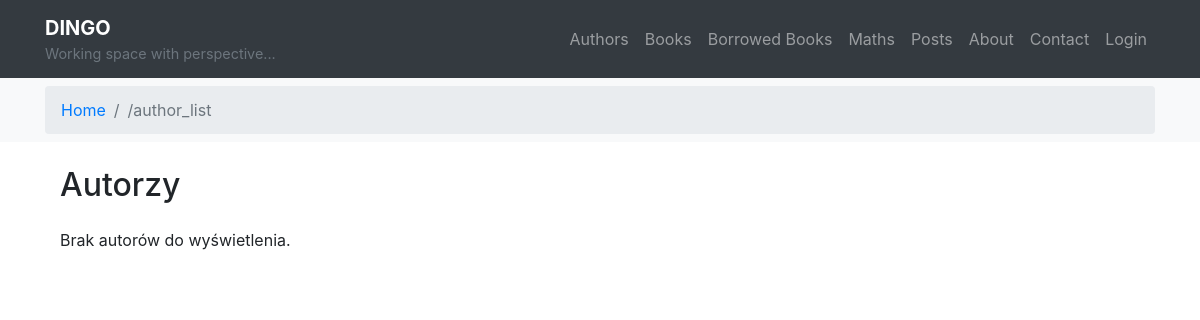
/books/authors/, run on an earlier commit of the app's database.
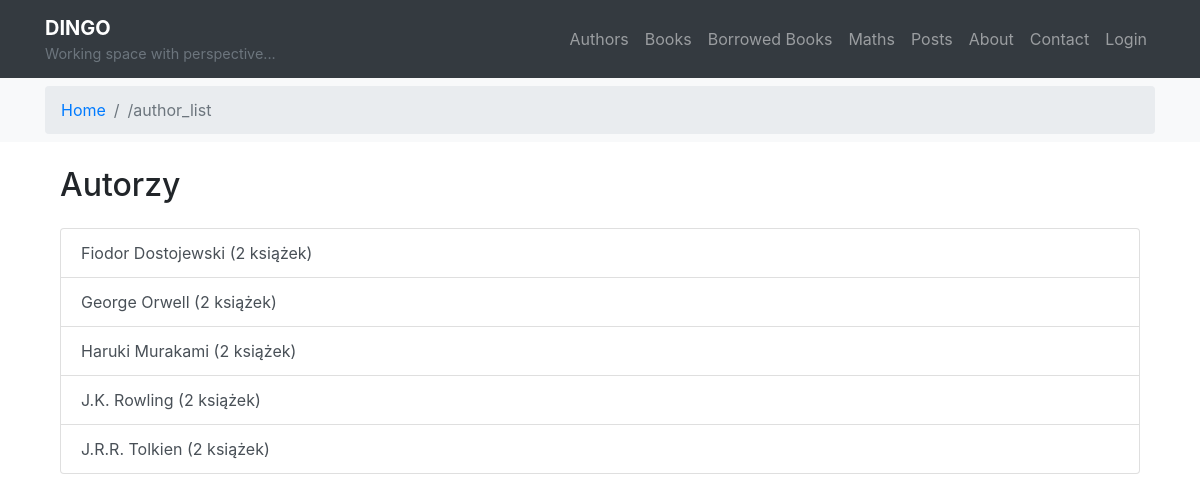
And on a later commit of the database.
### books/models.py (models this page shows, shortened)
class Author(models.Model):
    name = models.CharField(max_length=100)
    bio = models.TextField(blank=True)

### books/views.py (the view)
# urls.py: path('authors/', views.author_list, name='author_list'),
def author_list(request):
    authors = Author.objects.all().order_by('name')
    paginator = Paginator(authors, 10)
    page_number = request.GET.get('page')
    page_obj = paginator.get_page(page_number)
    return render(request, 'books/author_list.html', {'authors': page_obj})

### books/templates/books/author_list.html (shortened to what this page needs)
{% extends "main.html" %}
{% load bootstrap4 %}
{% load static %}
{% block content %}
<div class="container mt-4">
    <h2 class="mb-4">Autorzy</h2>
    {% if authors %}
        <div class="list-group">
            {% for author in authors %}
                <a href="{% url 'books:author_detail' author.pk %}" class="list-group-item list-group-item-action">
                    {{ author.name }} ({{ author.books.count }} książek)
                </a>
            {% endfor %}
        </div>
    {% else %}
        <p>Brak autorów do wyświetlenia.</p>
    {% endif %}
</div>
{% endblock %}

What changed in the data, as far as the page shows it:
added Author: name "Fiodor Dostojewski", books.count "2"
added Author: name "George Orwell", books.count "2"
added Author: name "Haruki Murakami", books.count "2"
added Author: name "J.K. Rowling", books.count "2"
added Author: name "J.R.R. Tolkien", books.count "2"
Also different on the page:
text no longer shown: "Brak autorów do wyświetlenia."
